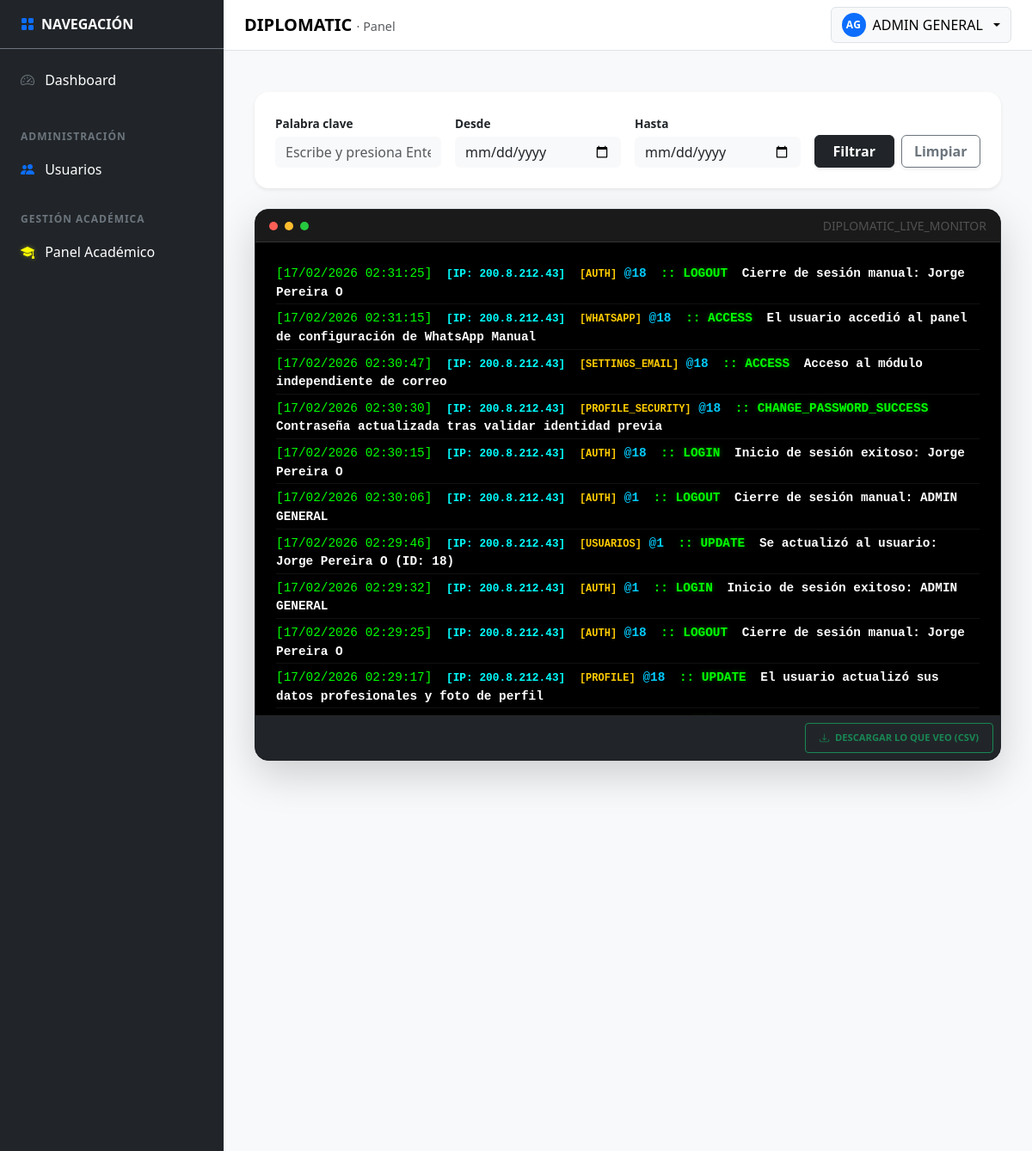
Before: /public/settings/eventos (signed in, upper part) with the older database file.
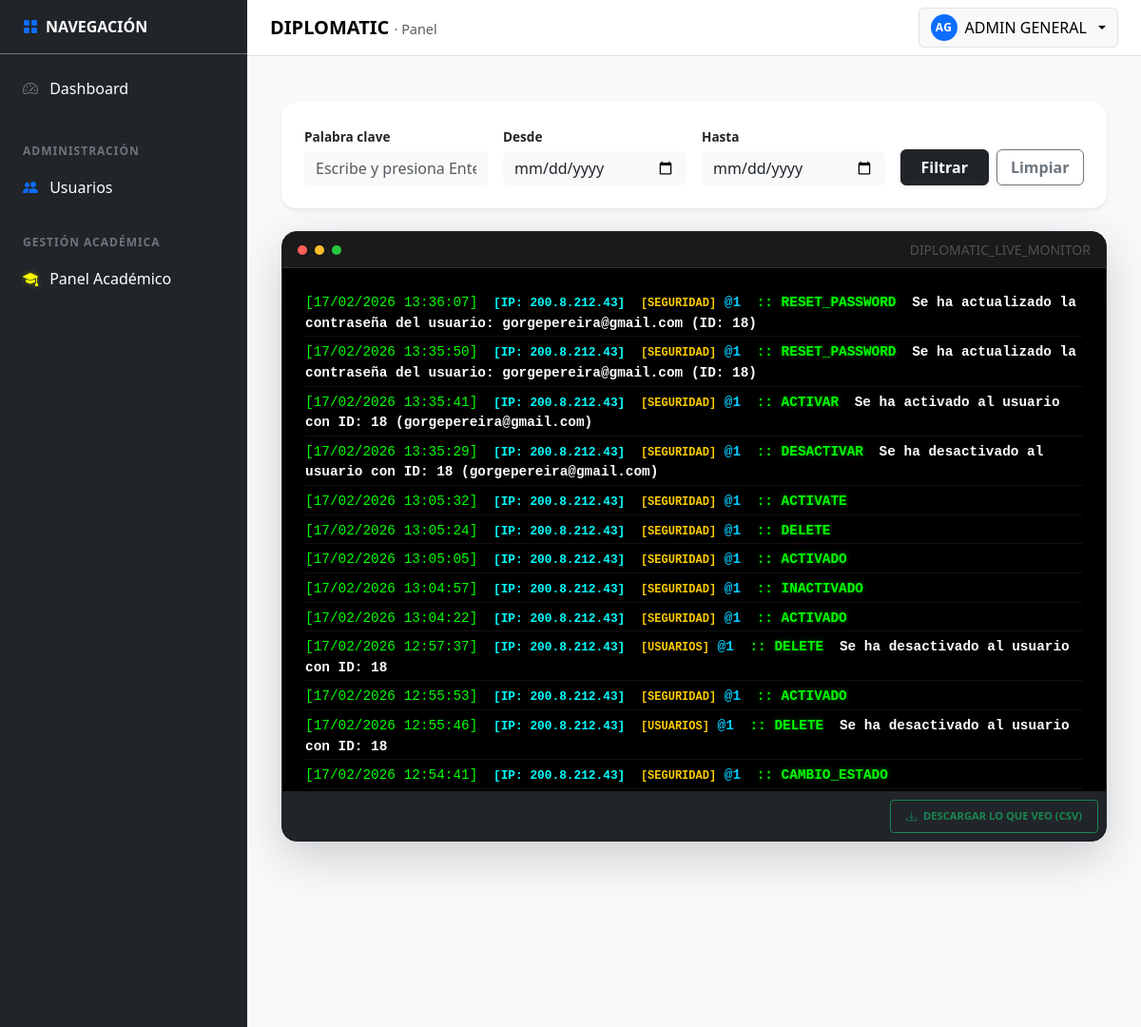
After: the same page with the newer database file.
### tables this page shows
CREATE TABLE `tbl_audit_logs` (
  `log_id` bigint(20) NOT NULL,
  `created_at` timestamp NOT NULL DEFAULT current_timestamp(),
  `user_id` int(11) DEFAULT NULL,
  `session_id` varchar(255) DEFAULT NULL,
  `ip_address` varchar(45) DEFAULT NULL,
  `user_agent` text DEFAULT NULL,
  `device` varchar(50) DEFAULT NULL,
  `os` varchar(50) DEFAULT NULL,
  `module` varchar(100) DEFAULT NULL,
  `action` varchar(100) DEFAULT NULL,
  `description` text DEFAULT NULL,
  `entity` varchar(100) DEFAULT NULL,
  `entity_id` int(11) DEFAULT NULL,
  `db_action` varchar(20) DEFAULT NULL,
  `data_before` longtext DEFAULT NULL,
  `data_after` longtext DEFAULT NULL,
  `endpoint` varchar(255) DEFAULT NULL,
  `http_method` varchar(10) DEFAULT NULL,
  `status_code` int(5) DEFAULT NULL,
  `response_time_ms` int(11) DEFAULT NULL,
  `event_type` enum('NORMAL','WARNING','ERROR','SECURITY') DEFAULT 'NORMAL',
  `is_failed_attempt` tinyint(1) DEFAULT 0,
  `is_critical` tinyint(1) DEFAULT 0,
  `request_id` varchar(100) DEFAULT NULL,
  `event_origin` varchar(50) DEFAULT 'BACKEND',
  `environment` varchar(20) DEFAULT 'PROD',
  `app_version` varchar(20) DEFAULT '1.0.0'
);

### app/core/Controller.php (called while the page is built, shortened)
<?php
abstract class Controller
{
    protected function view(string $viewPath, array $data = []): void
    {
        View::render($viewPath, $data);
    }
}

### app/controllers/SettingsEventsController.php (called while the page is built, shortened)
<?php
final class SettingsEventsController extends Controller
{
    private $db;
    public function __construct() {
        try {
            $this->db = (new Database())->getConnection();
        } catch (Throwable $e) { $this->sendError($e->getMessage()); }
    }
    public function index(): void {
        try {
            $stmt = $this->db->query("SELECT * FROM tbl_audit_logs ORDER BY created_at DESC LIMIT 100");
            $this->view('settings/eventos', ['logs' => $stmt->fetchAll(PDO::FETCH_ASSOC)]);
        } catch (Throwable $e) { $this->view('settings/eventos', ['logs' => []]); }
    }
}

### app/core/Router.php (called while the page is built, shortened)
<?php
final class Router
{
  private array $routes = [
    'GET' => [],
    'POST' => [],
  ];
  public function get(string $path, array $handler): void
  {
    $this->routes['GET'][$this->normalize($path)] = $handler;
  }
  public function post(string $path, array $handler): void
  {
    $this->routes['POST'][$this->normalize($path)] = $handler;
  }
  public function dispatch(): void
  {
    $method = $_SERVER['REQUEST_METHOD'] ?? 'GET';
    $uri = parse_url($_SERVER['REQUEST_URI'] ?? '/', PHP_URL_PATH) ?? '/';
    $basePath = $this->detectBasePath();
    $path = $this->normalize(str_replace($basePath, '', $uri) ?: '/');
    $handler = $this->routes[$method][$path] ?? null;
    [$class, $action] = $handler;
    $controller = new $class();
    $controller->$action();
  }
  private function normalize(string $path): string
  {
    $path = '/' . trim($path, '/');
    return $path === '//' ? '/' : $path;
  }
  private function detectBasePath(): string
  {
    $scriptName = $_SERVER['SCRIPT_NAME'] ?? '';
    $dir = str_replace('\\', '/', dirname($scriptName));
    return rtrim($dir, '/');
  }
}

### app/core/Bootstrap.php (called while the page is built, shortened)
<?php
final class Bootstrap
{
    public function run(): void
    {
        $router = new Router();
        $router->get('/', [AuthController::class, 'showLogin']);
        $router->post('/login', [AuthController::class, 'doLogin']);
        $router->get('/logout', [AuthController::class, 'logout']);
        $router->get('/dashboard', [DashboardController::class, 'index']);
        $router->get('/profile', [ProfileController::class, 'index']);
        $router->post('/profile/update', [ProfileController::class, 'update']);
        $router->get('/profile/security', [ProfileController::class, 'security']);
        $router->post('/profile/change-password', [ProfileController::class, 'changePassword']);
        $router->get('/settings', [SettingsController::class, 'index']);
        $router->get('/settings/correo', [SettingsEmailController::class, 'index']);
        $router->post('/settings/save-correo', [SettingsEmailController::class, 'save']);
        $router->post('/settings/test-correo', [SettingsEmailController::class, 'test']);
        $router->get('/settings/empresa', [SettingsCompanyController::class, 'index']);
        $router->post('/settings/empresa/save', [SettingsCompanyController::class, 'save']);
        $router->get('/settings/whatsapp', [SettingsWhatsappController::class, 'index']);
        $router->post('/settings/whatsapp/save-template', [SettingsWhatsappController::class, 'saveTemplate']);
        $router->post('/settings/whatsapp/log', [SettingsWhatsappController::class, 'logSend']);
        $router->get('/settings/eventos', [SettingsEventsController::class, 'index']);
        $router->get('/settings/eventos/filter', [SettingsEventsController::class, 'filter']);
        $router->get('/academic', [AcademicController::class, 'index']);
        $router->get('/academic/diplomados', [DiplomadosController::class, 'index']);
        $router->get('/academic/diplomados/create', [DiplomadosController::class, 'create']);
        $router->post('/academic/diplomados/save', [DiplomadosController::class, 'save']);
        $router->get('/academic/diplomados/edit', [DiplomadosController::class, 'edit']);
        $router->post('/academic/diplomados/update', [DiplomadosController::class, 'update']);
        $router->post('/academic/diplomados/delete', [DiplomadosController::class, 'delete']);
        $router->get('/academic/diplomados/getDetails', [DiplomadosController::class, 'getDetails']);
        $router->get('/academic/diplomados/export', [\App\Controllers\ExportController::class, 'pdf']);
        $router->get('/academic/cohortes', [CohortesController::class, 'index']);
        $router->get('/academic/cohortes/create', [CohortesController::class, 'create']);
        $router->post('/academic/cohortes/save', [CohortesController::class, 'save']);
        $router->post('/academic/cohortes/update', [CohortesController::class, 'update']);
        $router->post('/academic/cohortes/delete', [CohortesController::class, 'delete']);
        $router->get('/academic/cohortes/getDetails', [CohortesController::class, 'getDetails']);
        $router->get('/academic/cohortes/changeStatus', [CohortesController::class, 'changeStatus']);
        $router->get('/academic/cohortes/logAccess', [CohortesController::class, 'logAccess']);
        $router->get('/academic/cohortes-config', [CohortesConfigController::class, 'index']);
        $router->get('/academic/cohortes-config/getDetails', [CohortesConfigController::class, 'getDetails']);
        $router->post('/academic/cohortes-config/updateStatus', [CohortesConfigController::class, 'updateStatus']);
        $router->post('/academic/cohortes-config/hardDelete', [CohortesConfigController::class, 'hardDelete']);
        $router->get('/academic/grupos', [GruposController::class, 'index']);
        $router->post('/academic/grupos/save', [GruposController::class, 'save']);
        $router->post('/academic/grupos/update', [GruposController::class, 'update']);
        $router->post('/academic/grupos/delete', [GruposController::class, 'delete']);
        $router->get('/academic/grupos/getDetails', [GruposController::class, 'getDetails']);
        $router->get('/academic/grupos/logAccess', [GruposController::class, 'logAccess']);
        $router->get('/academic/profesores', [ProfesoresController::class, 'index']);
        $router->get('/UserSecurity', [UserSecurityController::class, 'index']);
        $router->post('/UserSecurityController/updatePassword', [UserSecurityController::class, 'changePassword']);
        $router->post('/UserSecurityController/updateStatus', [UserSecurityController::class, 'changeStatus']);
        $router->get('/users', [UsersController::class, 'index']);
        $router->post('/users/save', [UsersController::class, 'save']);
        $router->post('/users/delete', [UsersController::class, 'delete']);
        $router->get('/register', [RegisterController::class, 'index']);
        $router->post('/register/submit', [RegisterController::class, 'submit']);
        $router->get('/register/validate', [RegisterController::class, 'validateToken']);
        $router->post('/register/create-password', [RegisterController::class, 'createPassword']);
        $router->get('/register/complete', [RegisterController::class, 'completeProfile']);
        $router->get('/forgot-password', [RegisterController::class, 'forgotPasswordIndex']);
        $router->post('/forgot-password/submit', [RegisterController::class, 'forgotPasswordSubmit']);
        $router->dispatch();
    }
}

### public/index.php (called while the page is built, shortened)
<?php
require_once __DIR__ . '/../app/core/Autoload.php';
$app = new \App\Core\Bootstrap();
$app->run();

### app/core/Autoload.php (called while the page is built, shortened)
<?php
spl_autoload_register(function (string $class): void {
  $prefix = 'App\\';
  $baseDir = __DIR__ . '/../';
  $len = strlen($prefix);
  $relativeClass = substr($class, $len);
  $relativePath = str_replace('\\', '/', $relativeClass);
  $parts = explode('/', $relativePath);
  if (!empty($parts[0])) {
    $map = [
      'Core'        => 'core',
      'Controllers' => 'controllers',
      'Models'      => 'models',
      'Config'      => 'config',
      'Middleware'  => 'middleware',
      'Views'       => 'views',
      'Services'    => 'services',
    ];
    if (isset($map[$parts[0]])) {
      $partsMapped = $parts;
      $partsMapped[0] = $map[$parts[0]];
      $file = $baseDir . implode('/', $partsMapped) . '.php';
      if (file_exists($file)) { require_once $file; return; }
    }
  }
});

### app/core/Database.php (called while the page is built, shortened)
<?php
final class Database
{
  private static ?PDO $pdo = null;
  public static function getConnection(): PDO
  {
    $configFile = __DIR__ . '/../config/database.php';
    $cfg = require $configFile;
    $host = $cfg['host'] ?? '127.0.0.1';
    $dbname = $cfg['dbname'] ?? '';
    $user = $cfg['user'] ?? 'root';
    $pass = $cfg['pass'] ?? '';
    $charset = $cfg['charset'] ?? 'utf8mb4';
    $dsn = "mysql:host={$host};dbname={$dbname};charset={$charset}";
    try {
      self::$pdo = new PDO($dsn, $user, $pass, [
        PDO::ATTR_ERRMODE => PDO::ERRMODE_EXCEPTION,
        PDO::ATTR_DEFAULT_FETCH_MODE => PDO::FETCH_ASSOC,
        PDO::ATTR_EMULATE_PREPARES => false,
      ]);
      return self::$pdo;
    } catch (PDOException $e) {
      throw new \RuntimeException('Error de conexión a la base de datos. Verifique credenciales y que MySQL esté activo.');
    }
  }
}

### app/config/database.php (called while the page is built)
<?php
return [
  'host' => '127.0.0.1',
  'dbname' => 'db_diplomatic',
  'user' => 'root',
  'pass' => '',
  'charset' => 'utf8mb4',
];

### app/views/settings/eventos.php (the view, shortened to what the changed rows need)
<?php
$basePath = rtrim(str_replace('\\', '/', dirname($_SERVER['SCRIPT_NAME'] ?? '')), '/');
?>
<link rel="stylesheet" href="<?= $basePath ?>/assets/css/events.css?v=<?= time() ?>">
<div class="container-fluid py-4">
    <div class="console-wrapper shadow-lg rounded-4 overflow-hidden border border-dark">
        <div class="console-body p-4" id="event-logs">
            <?php if (!empty($logs)): foreach($logs as $log): ?>
                <div class="log-line mb-1">
                    <span class="log-date">[<?= date('d/m/Y H:i:s', strtotime($log['created_at'])) ?>]</span>
                    <span class="log-ip mx-2" style="color: #00ffff !important;">[IP: <?= $log['ip_address'] ?>]</span>
                    <span class="log-module" style="color: #ffcc00 !important; font-weight: bold;">[<?= $log['module'] ?>]</span>
                    <span class="text-info fw-bold">@<?= $log['user_id'] ?? '1' ?></span>
                    <span class="text-success fw-bold mx-2">:: <?= strtoupper($log['action']) ?></span>
                    <span class="text-white fw-bold"><?= htmlspecialchars($log['description']) ?></span>
                </div>
            <?php endforeach; endif; ?>
        </div>
    </div>
</div>

Changed rows visible on the page:
no longer on this page (row unchanged): tbl_audit_logs: created_at "17/02/2026 02:31:25", ip_address "200.8.212.43", module "AUTH", user "18", action "LOGOUT", description "Cierre de sesión manual: Jorge Pereira O"
no longer on this page (row unchanged): tbl_audit_logs: created_at "17/02/2026 02:31:15", ip_address "200.8.212.43", module "WHATSAPP", user "18", action "ACCESS", description "El usuario accedió al panel de configuración de WhatsApp Manual"
no longer on this page (row unchanged): tbl_audit_logs: created_at "17/02/2026 02:30:47", ip_address "200.8.212.43", module "SETTINGS_EMAIL", user "18", action "ACCESS", description "Acceso al módulo independiente de correo"
no longer on this page (row unchanged): tbl_audit_logs: created_at "17/02/2026 02:30:30", ip_address "200.8.212.43", module "PROFILE_SECURITY", user "18", action "CHANGE_PASSWORD_SUCCESS", description "Contraseña actualizada tras validar identidad previa"
no longer on this page (row unchanged): tbl_audit_logs: created_at "17/02/2026 02:30:15", ip_address "200.8.212.43", module "AUTH", user "18", action "LOGIN", description "Inicio de sesión exitoso: Jorge Pereira O"
no longer on this page (row unchanged): tbl_audit_logs: created_at "17/02/2026 02:30:06", ip_address "200.8.212.43", module "AUTH", user "1", action "LOGOUT", description "Cierre de sesión manual: ADMIN GENERAL"
no longer on this page (row unchanged): tbl_audit_logs: created_at "17/02/2026 02:29:46", ip_address "200.8.212.43", module "USUARIOS", user "1", action "UPDATE", description "Se actualizó al usuario: Jorge Pereira O (ID: 18)"
no longer on this page (row unchanged): tbl_audit_logs: created_at "17/02/2026 02:29:32", ip_address "200.8.212.43", module "AUTH", user "1", action "LOGIN", description "Inicio de sesión exitoso: ADMIN GENERAL"
no longer on this page (row unchanged): tbl_audit_logs: created_at "17/02/2026 02:29:25", ip_address "200.8.212.43", module "AUTH", user "18", action "LOGOUT", description "Cierre de sesión manual: Jorge Pereira O"
no longer on this page (row unchanged): tbl_audit_logs: created_at "17/02/2026 02:29:17", ip_address "200.8.212.43", module "PROFILE", user "18", action "UPDATE", description "El usuario actualizó sus datos profesionales y foto de perfil"
added tbl_audit_logs: created_at "17/02/2026 13:36:07", ip_address "200.8.212.43", module "SEGURIDAD", user "1", action "RESET_PASSWORD", description "Se ha actualizado la contraseña del usuario: gorgepereira@gmail.com (ID: 18)"
added tbl_audit_logs: created_at "17/02/2026 13:35:50", ip_address "200.8.212.43", module "SEGURIDAD", user "1", action "RESET_PASSWORD", description "Se ha actualizado la contraseña del usuario: gorgepereira@gmail.com (ID: 18)"
added tbl_audit_logs: created_at "17/02/2026 13:35:41", ip_address "200.8.212.43", module "SEGURIDAD", user "1", action "ACTIVAR", description "Se ha activado al usuario con ID: 18 (gorgepereira@gmail.com)"
added tbl_audit_logs: created_at "17/02/2026 13:35:29", ip_address "200.8.212.43", module "SEGURIDAD", user "1", action "DESACTIVAR", description "Se ha desactivado al usuario con ID: 18 (gorgepereira@gmail.com)"
added tbl_audit_logs: created_at "17/02/2026 13:05:32", ip_address "200.8.212.43", module "SEGURIDAD", user "1", action "ACTIVATE"
added tbl_audit_logs: created_at "17/02/2026 13:05:24", ip_address "200.8.212.43", module "SEGURIDAD", user "1", action "DELETE"
added tbl_audit_logs: created_at "17/02/2026 13:05:05", ip_address "200.8.212.43", module "SEGURIDAD", user "1", action "ACTIVADO"
added tbl_audit_logs: created_at "17/02/2026 13:04:57", ip_address "200.8.212.43", module "SEGURIDAD", user "1", action "INACTIVADO"
added tbl_audit_logs: created_at "17/02/2026 13:04:22", ip_address "200.8.212.43", module "SEGURIDAD", user "1", action "ACTIVADO"
added tbl_audit_logs: created_at "17/02/2026 12:57:37", ip_address "200.8.212.43", module "USUARIOS", user "1", action "DELETE", description "Se ha desactivado al usuario con ID: 18"
added tbl_audit_logs: created_at "17/02/2026 12:55:53", ip_address "200.8.212.43", module "SEGURIDAD", user "1", action "ACTIVADO"
added tbl_audit_logs: created_at "17/02/2026 12:55:46", ip_address "200.8.212.43", module "USUARIOS", user "1", action "DELETE", description "Se ha desactivado al usuario con ID: 18"
added tbl_audit_logs: created_at "17/02/2026 12:54:41", ip_address "200.8.212.43", module "SEGURIDAD", user "1", action "CAMBIO_ESTADO"
